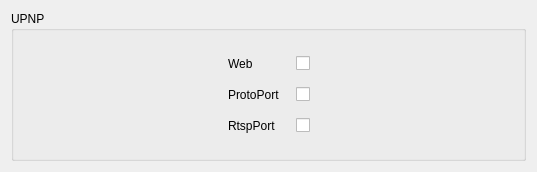
           <widget class="QWidget" name="StWdt_UPNP">
            <layout class="QGridLayout" name="gridLayout_14">
             <item row="0" column="0">
              <widget class="QGroupBox" name="GBoxNetWork_UPNP">
               <property name="title">
                <string>UPNP</string>
               </property>
               <layout class="QGridLayout" name="gridLayout_23">
                <item row="0" column="0">
                 <spacer name="horizontalSpacer_10">
                  <property name="orientation">
                   <enum>Qt::Horizontal</enum>
                  </property>
                  <property name="sizeHint" stdset="0">
                   <size>
                    <width>189</width>
                    <height>20</height>
                   </size>
                  </property>
                 </spacer>
                </item>
                <item row="0" column="1" rowspan="2">
                 <layout class="QFormLayout" name="FLayoutNetWorkUpnp">
                  <property name="horizontalSpacing">
                   <number>16</number>
                  </property>
                  <property name="verticalSpacing">
                   <number>16</number>
                  </property>
                  <property name="leftMargin">
                   <number>16</number>
                  </property>
                  <property name="topMargin">
                   <number>16</number>
                  </property>
                  <property name="rightMargin">
                   <number>16</number>
                  </property>
                  <property name="bottomMargin">
                   <number>16</number>
                  </property>
                  <item row="0" column="0">
                   <widget class="QLabel" name="LabNetWorkUpnpWebPort">
                    <property name="text">
                     <string>Web</string>
                    </property>
                   </widget>
                  </item>
                  <item row="1" column="0">
                   <widget class="QLabel" name="LabNetWorkUpnpProtoPort">
                    <property name="text">
                     <string>ProtoPort</string>
                    </property>
                   </widget>
                  </item>
                  <item row="2" column="0">
                   <widget class="QLabel" name="LabNetWorkUpnpRtspPort">
                    <property name="text">
                     <string>RtspPort</string>
                    </property>
                   </widget>
                  </item>
                  <item row="0" column="1">
                   <widget class="QCheckBox" name="CBoxNetWorkUpnpWeb">
                    <property name="text">
                     <string/>
                    </property>
                   </widget>
                  </item>
                  <item row="1" column="1">
                   <widget class="QCheckBox" name="CBoxNetWorkUpnpProtoPort">
                    <property name="text">
                     <string/>
                    </property>
                   </widget>
                  </item>
                  <item row="2" column="1">
                   <widget class="QCheckBox" name="CBoxNetWorkUpnpRtsp">
                    <property name="text">
                     <string/>
                    </property>
                   </widget>
                  </item>
                 </layout>
                </item>
                <item row="1" column="2">
                 <spacer name="horizontalSpacer_11">
                  <property name="orientation">
                   <enum>Qt::Horizontal</enum>
                  </property>
                  <property name="sizeHint" stdset="0">
                   <size>
                    <width>188</width>
                    <height>20</height>
                   </size>
                  </property>
                 </spacer>
                </item>
               </layout>
              </widget>
             </item>
            </layout>
           </widget>
